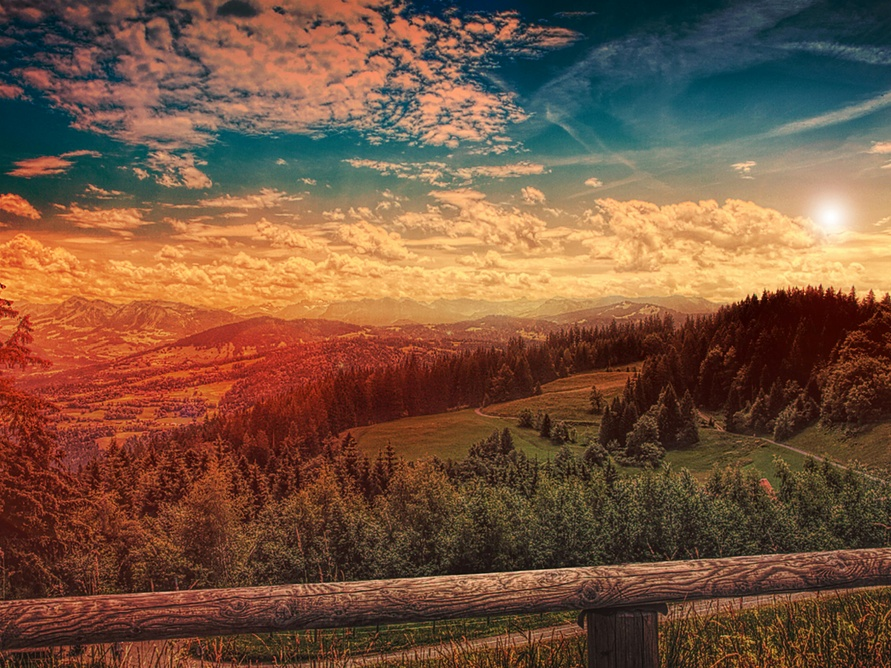
#> input picture 1.jpg, 891 x 668 px, shrunk from 3648 x 2736 before the run
$ jupyter execute k-means-segmentation.ipynb
#> lines starting #> are read from the running program, lines starting #| are printed output that depends on the picture
[cell 1]
import cv2
import numpy as np
import matplotlib.pyplot as plt
from sklearn.cluster import KMeans

[cell 2]
image = cv2.imread("1.jpg")
#> image is the input picture: shape (668, 891, 3); mean B, G, R 62.4, 84.5, 118.5
image = cv2.cvtColor(image, cv2.COLOR_BGR2RGB)

[cell 3]
pixels = image.reshape((-1, 3))

[cell 4]
kmeans = KMeans(n_clusters=8, random_state=42, n_init=10)
kmeans.fit(pixels)

[cell 5]
# Get the labels assigned to each pixel by the trained K-Means model
labels = kmeans.labels_

# Create the new segmented image using the closest cluster centers
segmented_image = kmeans.cluster_centers_[labels].reshape(image.shape).astype(np.uint8)

# Visualize the result
plt.figure(figsize=(8, 6))
plt.imshow(segmented_image)
plt.title("Segmented Image (4 Clusters)")
plt.axis("off")
plt.show()
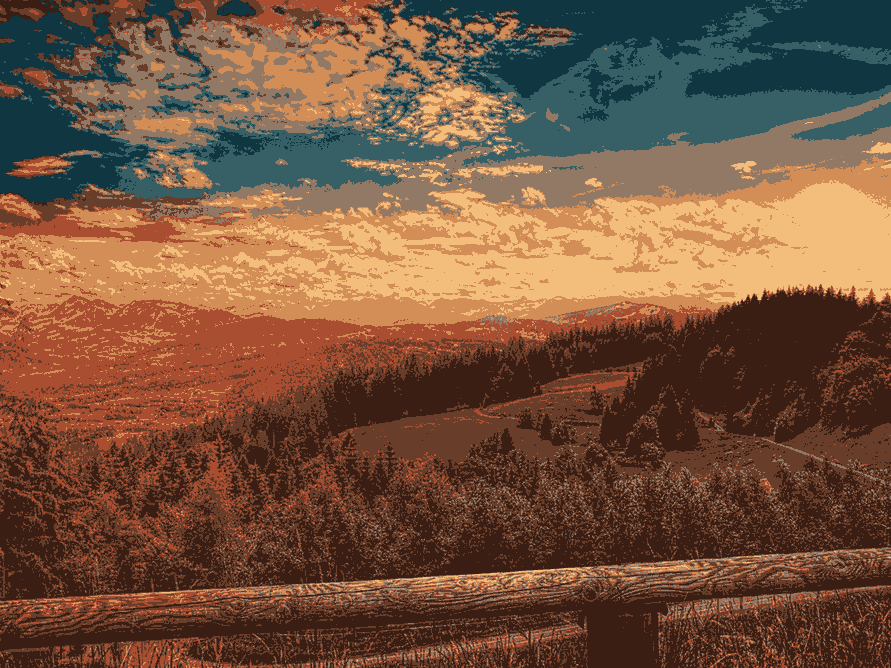
#> shown: shape (668, 891, 3); mean R, G, B 118.2, 84, 62

# Prediction

[cell 6]
new_image = cv2.imread("2.jpeg")
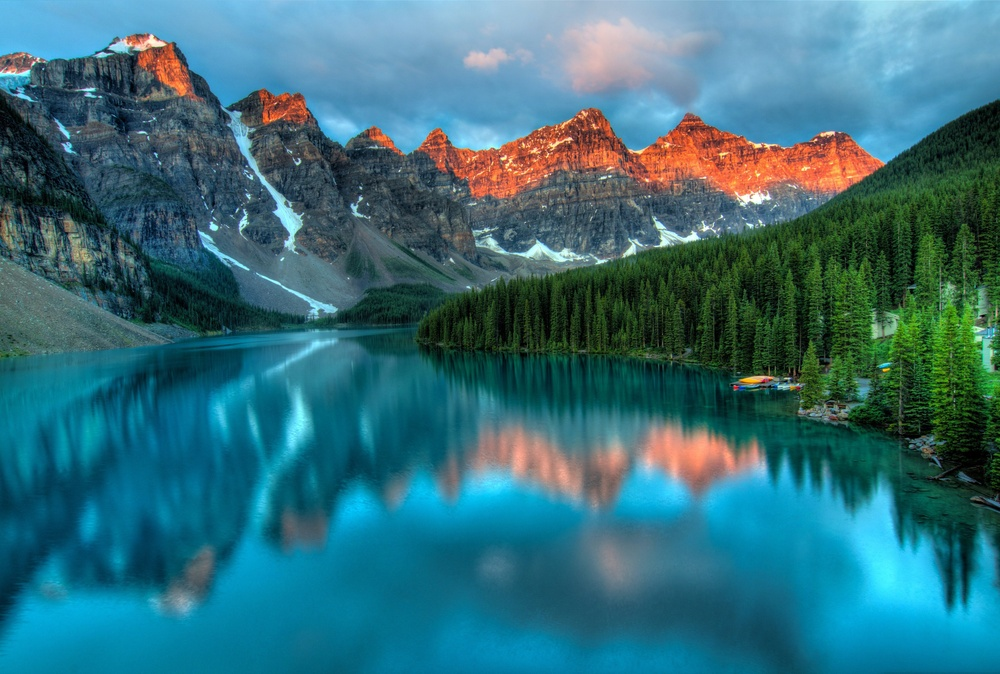
#> input picture 2.jpeg, 1000 x 674 px, shrunk from 4096 x 2759 before the run
#> new_image is the input picture: shape (674, 1000, 3); mean B, G, R 122.7, 111, 52.5
new_image = cv2.cvtColor(new_image, cv2.COLOR_BGR2RGB)

[cell 7]
# Convert the image into a 2D array (reshape pixels into vectors)
new_pixels = new_image.reshape((-1, 3))

# Classify the pixels of the new image using the trained K-Means model
new_labels = kmeans.predict(new_pixels)

# Reconstruct the segmented image using the closest cluster centers
new_segmented_image = kmeans.cluster_centers_[new_labels].reshape(new_image.shape).astype(np.uint8)
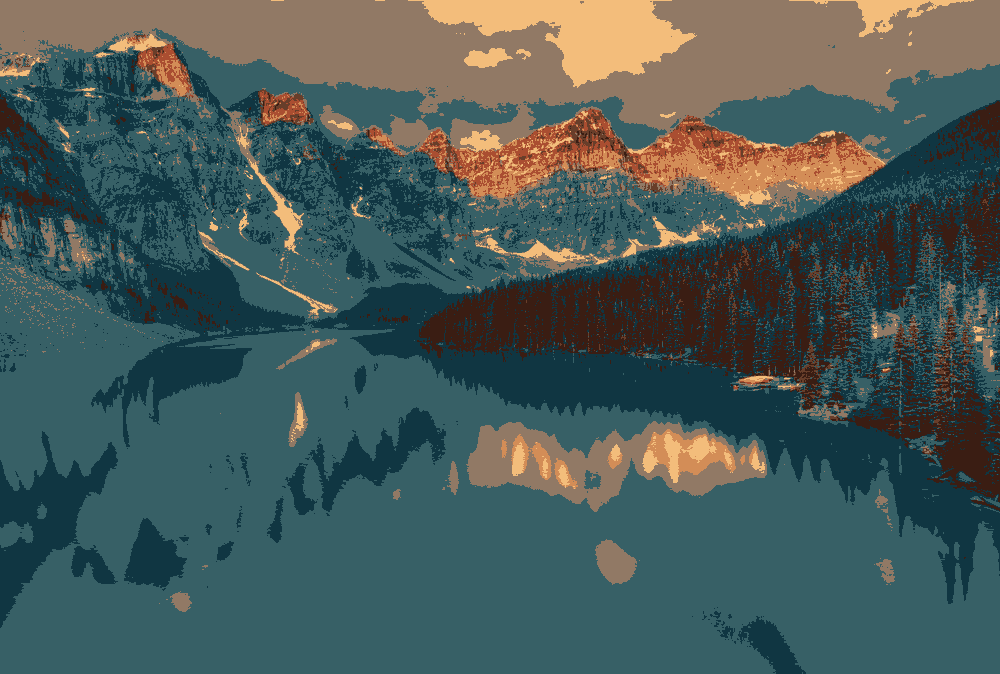
#> new_segmented_image: shape (674, 1000, 3); mean R, G, B 72.4, 90, 87.8

[cell 8]
fig, ax = plt.subplots(1, 2, figsize=(12, 6))
ax[0].imshow(new_image)
ax[0].set_title("original image")
ax[0].axis("off")

ax[1].imshow(new_segmented_image)
ax[1].set_title("segmented image with k-means")
ax[1].axis("off")

plt.show()
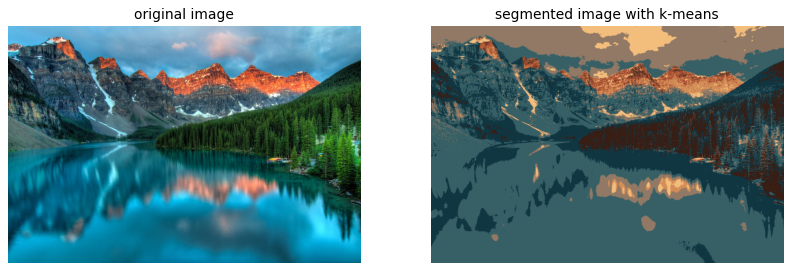
#> figure drawn by matplotlib, 2 panels
